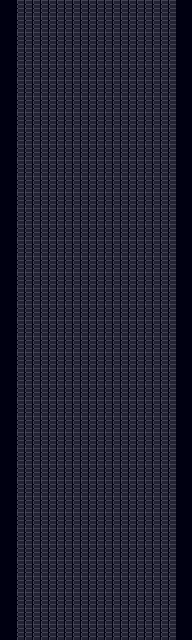

Tiled map render using the project's own tile images. Description and the map definition, with tile-layer contents summarised, below:
An orthogonal 12x40 tile map with 16x16 px tiles, 13 tile layers (Nebula, Stars, Asteroids, Walls Below, ...).

<map version="1.9" tiledversion="2022.06.25" orientation="orthogonal" renderorder="right-down" width="12" height="40" tilewidth="16" tileheight="16" infinite="0" backgroundcolor="#000011" nextlayerid="15" nextobjectid="1">
 <tileset firstgid="1" name="tiles_packed" tilewidth="16" tileheight="16" tilecount="80" columns="8">
  <image source="../tiles_packed.png" width="128" height="160" />
 </tileset>
 <layer id="3" name="Nebula" width="12" height="40">
  <data>[480 cells, 0 non-empty, 0 distinct tile ids]</data>
 </layer>
 <layer id="1" name="Stars" width="12" height="40">
  <data>[480 cells, 0 non-empty, 0 distinct tile ids]</data>
 </layer>
 <layer id="2" name="Asteroids" width="12" height="40">
  <data>[480 cells, 0 non-empty, 0 distinct tile ids]</data>
 </layer>
 <layer id="14" name="Walls Below" width="12" height="40">
  <data>[480 cells, 0 non-empty, 0 distinct tile ids]</data>
 </layer>
 <layer id="4" name="Scaffolding Simple" width="12" height="40">
  <data>[480 cells, 0 non-empty, 0 distinct tile ids]</data>
 </layer>
 <layer id="5" name="Scaffolding Detailed" width="12" height="40">
  <data>[480 cells, 0 non-empty, 0 distinct tile ids]</data>
 </layer>
 <layer id="11" name="Debris" width="12" height="40">
  <data>[480 cells, 0 non-empty, 0 distinct tile ids]</data>
 </layer>
 <layer id="9" name="Pipes Under" width="12" height="40">
  <data>[480 cells, 0 non-empty, 0 distinct tile ids]</data>
 </layer>
 <layer id="8" name="Floor" width="12" height="40">
  <data>[480 cells, 400 non-empty, 1 distinct tile ids]</data>
 </layer>
 <layer id="6" name="Walls" width="12" height="40">
  <data>[480 cells, 0 non-empty, 0 distinct tile ids]</data>
 </layer>
 <layer id="7" name="Edges" width="12" height="40">
  <data>[480 cells, 0 non-empty, 0 distinct tile ids]</data>
 </layer>
 <layer id="12" name="Grime" width="12" height="40">
  <data>[480 cells, 0 non-empty, 0 distinct tile ids]</data>
 </layer>
 <layer id="10" name="Pipes Over" width="12" height="40">
  <data>[480 cells, 0 non-empty, 0 distinct tile ids]</data>
 </layer>
</map>
